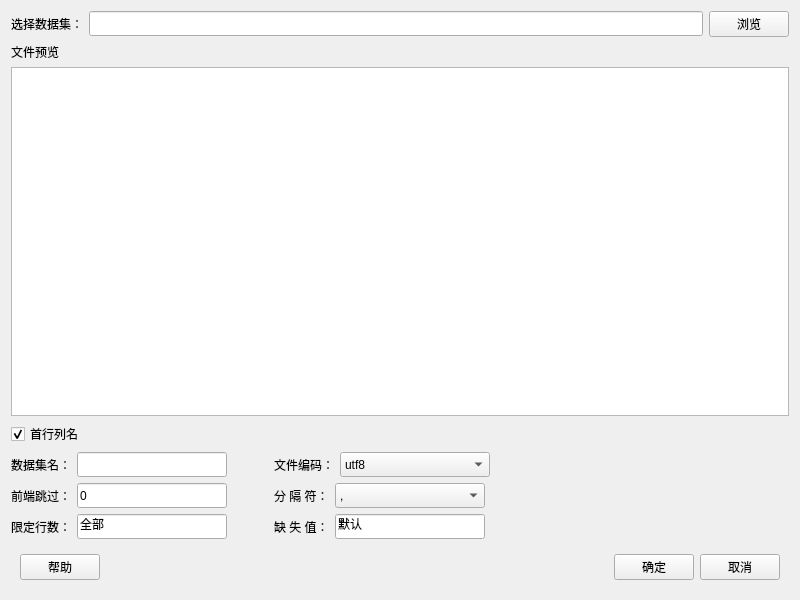
<?xml version="1.0" encoding="UTF-8"?>
<ui version="4.0">
 <class>Form</class>
 <widget class="QWidget" name="Form">
  <property name="geometry">
   <rect>
    <x>0</x>
    <y>0</y>
    <width>800</width>
    <height>600</height>
   </rect>
  </property>
  <property name="minimumSize">
   <size>
    <width>800</width>
    <height>600</height>
   </size>
  </property>
  <property name="maximumSize">
   <size>
    <width>16777215</width>
    <height>16777215</height>
   </size>
  </property>
  <property name="windowTitle">
   <string>导入SAS数据</string>
  </property>
  <layout class="QVBoxLayout" name="verticalLayout_3">
   <item>
    <layout class="QHBoxLayout" name="horizontalLayout">
     <item>
      <widget class="QLabel" name="label_8">
       <property name="minimumSize">
        <size>
         <width>0</width>
         <height>25</height>
        </size>
       </property>
       <property name="text">
        <string>选择数据集：</string>
       </property>
      </widget>
     </item>
     <item>
      <widget class="QLineEdit" name="lineEdit_filePath">
       <property name="minimumSize">
        <size>
         <width>0</width>
         <height>25</height>
        </size>
       </property>
      </widget>
     </item>
     <item>
      <widget class="QPushButton" name="pushButton_choosefile">
       <property name="minimumSize">
        <size>
         <width>0</width>
         <height>25</height>
        </size>
       </property>
       <property name="text">
        <string>浏览</string>
       </property>
      </widget>
     </item>
    </layout>
   </item>
   <item>
    <widget class="QLabel" name="label">
     <property name="text">
      <string>文件预览</string>
     </property>
    </widget>
   </item>
   <item>
    <widget class="QTableWidget" name="tableWidget_previewData"/>
   </item>
   <item>
    <widget class="QCheckBox" name="checkBox_ifColumns">
     <property name="text">
      <string>首行列名</string>
     </property>
     <property name="checked">
      <bool>true</bool>
     </property>
    </widget>
   </item>
   <item>
    <layout class="QHBoxLayout" name="horizontalLayout_9">
     <item>
      <layout class="QVBoxLayout" name="verticalLayout">
       <item>
        <layout class="QHBoxLayout" name="horizontalLayout_2">
         <item>
          <widget class="QLabel" name="label_6">
           <property name="minimumSize">
            <size>
             <width>0</width>
             <height>25</height>
            </size>
           </property>
           <property name="text">
            <string>数据集名：</string>
           </property>
          </widget>
         </item>
         <item>
          <widget class="QLineEdit" name="lineEdit_datasetName">
           <property name="minimumSize">
            <size>
             <width>150</width>
             <height>25</height>
            </size>
           </property>
           <property name="maximumSize">
            <size>
             <width>150</width>
             <height>16777215</height>
            </size>
           </property>
           <property name="text">
            <string/>
           </property>
          </widget>
         </item>
         <item>
          <spacer name="horizontalSpacer_7">
           <property name="orientation">
            <enum>Qt::Horizontal</enum>
           </property>
           <property name="sizeHint" stdset="0">
            <size>
             <width>40</width>
             <height>20</height>
            </size>
           </property>
          </spacer>
         </item>
        </layout>
       </item>
       <item>
        <layout class="QHBoxLayout" name="horizontalLayout_3">
         <item>
          <widget class="QLabel" name="label_3">
           <property name="minimumSize">
            <size>
             <width>0</width>
             <height>25</height>
            </size>
           </property>
           <property name="text">
            <string>前端跳过：</string>
           </property>
          </widget>
         </item>
         <item>
          <widget class="QLineEdit" name="lineEdit_passHead">
           <property name="minimumSize">
            <size>
             <width>150</width>
             <height>25</height>
            </size>
           </property>
           <property name="maximumSize">
            <size>
             <width>150</width>
             <height>16777215</height>
            </size>
           </property>
           <property name="text">
            <string>0</string>
           </property>
          </widget>
         </item>
         <item>
          <spacer name="horizontalSpacer_8">
           <property name="orientation">
            <enum>Qt::Horizontal</enum>
           </property>
           <property name="sizeHint" stdset="0">
            <size>
             <width>40</width>
             <height>20</height>
            </size>
           </property>
          </spacer>
         </item>
        </layout>
       </item>
       <item>
        <layout class="QHBoxLayout" name="horizontalLayout_4">
         <item>
          <widget class="QLabel" name="label_4">
           <property name="minimumSize">
            <size>
             <width>0</width>
             <height>25</height>
            </size>
           </property>
           <property name="text">
            <string>限定行数：</string>
           </property>
          </widget>
         </item>
         <item>
          <widget class="QLineEdit" name="lineEdit_limitRow">
           <property name="minimumSize">
            <size>
             <width>150</width>
             <height>25</height>
            </size>
           </property>
           <property name="maximumSize">
            <size>
             <width>150</width>
             <height>16777215</height>
            </size>
           </property>
           <property name="text">
            <string>全部</string>
           </property>
          </widget>
         </item>
         <item>
          <spacer name="horizontalSpacer_9">
           <property name="orientation">
            <enum>Qt::Horizontal</enum>
           </property>
           <property name="sizeHint" stdset="0">
            <size>
             <width>40</width>
             <height>20</height>
            </size>
           </property>
          </spacer>
         </item>
        </layout>
       </item>
      </layout>
     </item>
     <item>
      <layout class="QVBoxLayout" name="verticalLayout_2">
       <item>
        <layout class="QHBoxLayout" name="horizontalLayout_5">
         <item>
          <widget class="QLabel" name="label_5">
           <property name="minimumSize">
            <size>
             <width>0</width>
             <height>25</height>
            </size>
           </property>
           <property name="text">
            <string>文件编码：</string>
           </property>
          </widget>
         </item>
         <item>
          <widget class="QComboBox" name="comboBox_encode">
           <property name="minimumSize">
            <size>
             <width>150</width>
             <height>25</height>
            </size>
           </property>
           <property name="maximumSize">
            <size>
             <width>100</width>
             <height>16777215</height>
            </size>
           </property>
           <item>
            <property name="text">
             <string>utf8</string>
            </property>
           </item>
           <item>
            <property name="text">
             <string>gb2312</string>
            </property>
           </item>
           <item>
            <property name="text">
             <string>gbk</string>
            </property>
           </item>
           <item>
            <property name="text">
             <string>ascii</string>
            </property>
           </item>
          </widget>
         </item>
         <item>
          <spacer name="horizontalSpacer_3">
           <property name="orientation">
            <enum>Qt::Horizontal</enum>
           </property>
           <property name="sizeHint" stdset="0">
            <size>
             <width>40</width>
             <height>20</height>
            </size>
           </property>
          </spacer>
         </item>
        </layout>
       </item>
       <item>
        <layout class="QHBoxLayout" name="horizontalLayout_6">
         <item>
          <widget class="QLabel" name="label_2">
           <property name="minimumSize">
            <size>
             <width>0</width>
             <height>25</height>
            </size>
           </property>
           <property name="text">
            <string>分 隔 符：</string>
           </property>
          </widget>
         </item>
         <item>
          <widget class="QComboBox" name="comboBox_separator">
           <property name="minimumSize">
            <size>
             <width>150</width>
             <height>25</height>
            </size>
           </property>
           <property name="maximumSize">
            <size>
             <width>150</width>
             <height>16777215</height>
            </size>
           </property>
           <item>
            <property name="text">
             <string>,</string>
            </property>
           </item>
           <item>
            <property name="text">
             <string>;</string>
            </property>
           </item>
           <item>
            <property name="text">
             <string>\s</string>
            </property>
           </item>
           <item>
            <property name="text">
             <string>\t</string>
            </property>
           </item>
          </widget>
         </item>
         <item>
          <spacer name="horizontalSpacer_4">
           <property name="orientation">
            <enum>Qt::Horizontal</enum>
           </property>
           <property name="sizeHint" stdset="0">
            <size>
             <width>40</width>
             <height>20</height>
            </size>
           </property>
          </spacer>
         </item>
        </layout>
       </item>
       <item>
        <layout class="QHBoxLayout" name="horizontalLayout_7">
         <item>
          <widget class="QLabel" name="label_7">
           <property name="minimumSize">
            <size>
             <width>0</width>
             <height>25</height>
            </size>
           </property>
           <property name="text">
            <string>缺 失 值：</string>
           </property>
          </widget>
         </item>
         <item>
          <widget class="QLineEdit" name="lineEdit_missValue">
           <property name="minimumSize">
            <size>
             <width>150</width>
             <height>25</height>
            </size>
           </property>
           <property name="maximumSize">
            <size>
             <width>150</width>
             <height>16777215</height>
            </size>
           </property>
           <property name="text">
            <string>默认</string>
           </property>
          </widget>
         </item>
         <item>
          <spacer name="horizontalSpacer_5">
           <property name="orientation">
            <enum>Qt::Horizontal</enum>
           </property>
           <property name="sizeHint" stdset="0">
            <size>
             <width>40</width>
             <height>20</height>
            </size>
           </property>
          </spacer>
         </item>
        </layout>
       </item>
      </layout>
     </item>
     <item>
      <spacer name="horizontalSpacer">
       <property name="orientation">
        <enum>Qt::Horizontal</enum>
       </property>
       <property name="sizeHint" stdset="0">
        <size>
         <width>40</width>
         <height>20</height>
        </size>
       </property>
      </spacer>
     </item>
    </layout>
   </item>
   <item>
    <widget class="QWidget" name="widget" native="true">
     <property name="minimumSize">
      <size>
       <width>50</width>
       <height>0</height>
      </size>
     </property>
     <property name="maximumSize">
      <size>
       <width>16777215</width>
       <height>16777215</height>
      </size>
     </property>
     <layout class="QHBoxLayout" name="horizontalLayout_10">
      <item>
       <layout class="QHBoxLayout" name="horizontalLayout_8">
        <item>
         <widget class="QPushButton" name="pushButton_ok_2">
          <property name="minimumSize">
           <size>
            <width>0</width>
            <height>25</height>
           </size>
          </property>
          <property name="text">
           <string>帮助</string>
          </property>
         </widget>
        </item>
        <item>
         <spacer name="horizontalSpacer_2">
          <property name="orientation">
           <enum>Qt::Horizontal</enum>
          </property>
          <property name="sizeHint" stdset="0">
           <size>
            <width>40</width>
            <height>20</height>
           </size>
          </property>
         </spacer>
        </item>
        <item>
         <widget class="QPushButton" name="pushButton_ok">
          <property name="minimumSize">
           <size>
            <width>0</width>
            <height>25</height>
           </size>
          </property>
          <property name="text">
           <string>确定</string>
          </property>
         </widget>
        </item>
        <item>
         <widget class="QPushButton" name="pushButton_cancel">
          <property name="minimumSize">
           <size>
            <width>0</width>
            <height>25</height>
           </size>
          </property>
          <property name="text">
           <string>取消</string>
          </property>
         </widget>
        </item>
       </layout>
      </item>
     </layout>
    </widget>
   </item>
  </layout>
 </widget>
 <resources>
  <include location="../pyqtsource.qrc"/>
 </resources>
 <connections/>
</ui>
